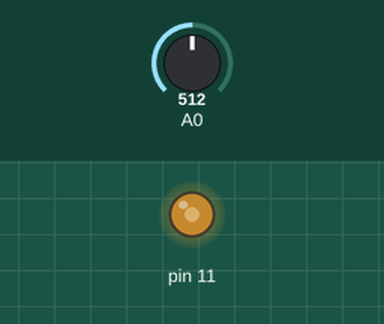
Recording of a sketch running on a simulated Arduino Uno, built with avr-gcc and run on an emulated ATmega328P. Parts: output pins drawn as LEDs (lit = HIGH). The test bench sets the inputs (shaded band); at power-on: A0 = 512.

Above: at 1.2 s.
1.3 s: A0 set to 716
At 1.8 s:
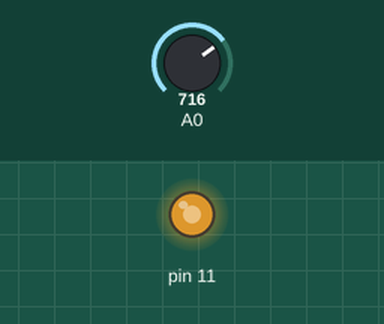
2.8 s: A0 set to 900
At 4.0 s:
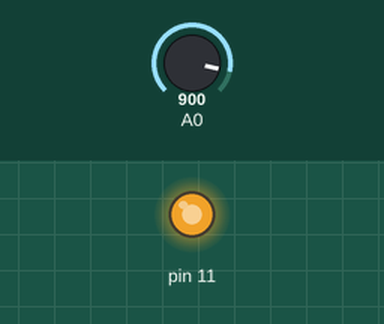
4.3 s: A0 set to 122
At 5.3 s:
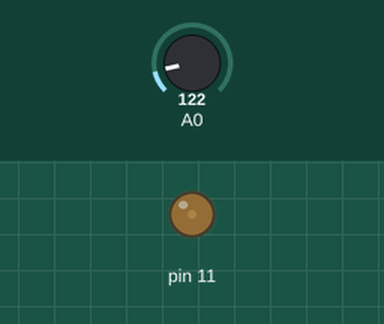
5.8 s: A0 set to 0
At 6.4 s:
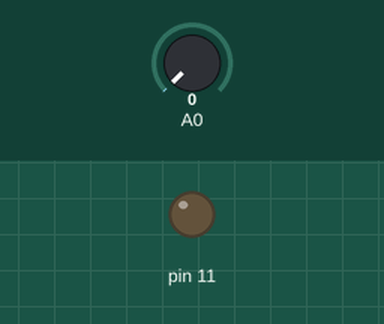
7.3 s: A0 set to 511
At 7.6 s:
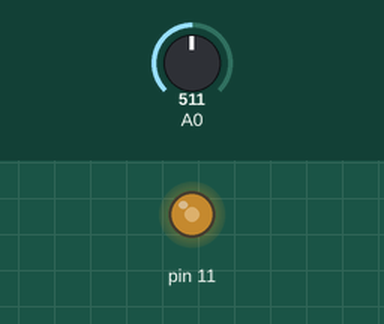
Timing chart, 0 to 9.8 s (numbered marks = the images above; inputs shaded):
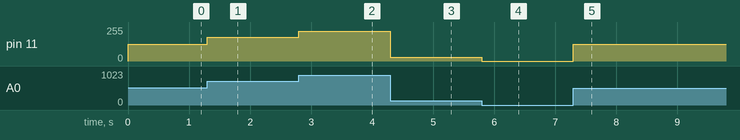

The sketch:

LED_Brightness_Control.ino
```cpp
void setup()
{
    pinMode(A0, INPUT);
    pinMode(11, OUTPUT);
}

void loop()
{
    int potentiometer_read = analogRead(A0);
    int mapped_value = map(potentiometer_read, 0, 1023, 0, 255);

    analogWrite(11, mapped_value);
}
```

Measured:
- after the input at 1.3 s, pin 11: 127/255 → 178/255 at once
- after the input at 2.8 s, pin 11: 178/255 → 224/255 at once
- after the input at 4.3 s, pin 11: 224/255 → 30/255 at once
- after the input at 5.8 s, pin 11: 30/255 → 0/255 at once
- after the input at 7.3 s, pin 11: 0/255 → 127/255 at once
